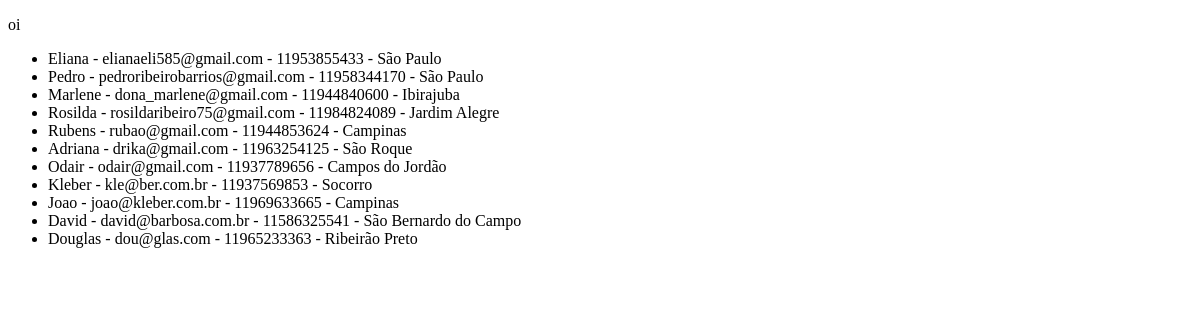
The page /teste/ on the database as committed earlier.
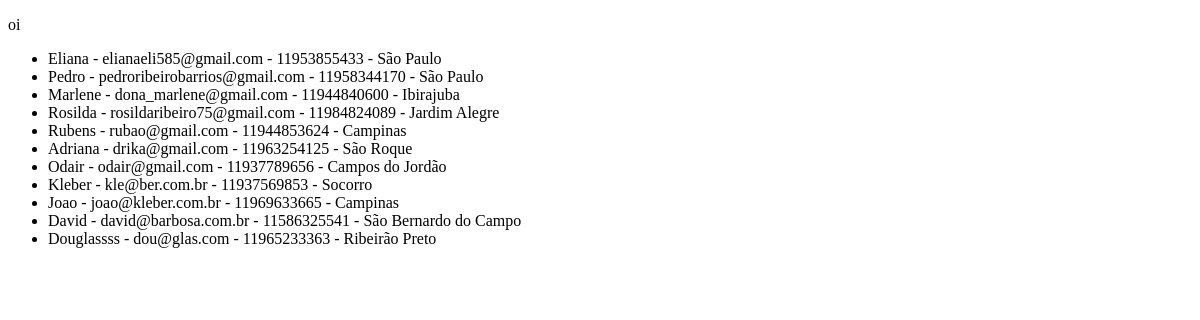
The same page on the database as committed later.
### firstapp/models.py (models this page shows, shortened)
class Cadastro_Clientes(models.Model):
    nome = models.CharField(max_length=40)
    email = models.EmailField()
    numero_celular = models.CharField(max_length=11)
    cidade = models.CharField(max_length=20)

### firstapp/views.py (the view)
# urls.py: path('teste/', views.pagina_teste),
def pagina_teste(request):
    cadastro = Cadastro_Clientes.objects.all()
    dados = {'cadastros': cadastro}
    return render(request, 'firstapp/html/teste.html', dados)

### firstapp/templates/firstapp/html/teste.html (shortened to what this page needs)
<!DOCTYPE html>
<html lang="en">
<head>
</head>
<body>
    <p>oi</p>
    <ul>
        {% for cadastro in cadastros %}
            <div>
                <li>{{ cadastro.nome }} - {{ cadastro.email }} - {{ cadastro.numero_celular}} - {{ cadastro.cidade }}</li>
            </div>
        {% endfor %}
    </ul>
</body>
</html>

Rows that differ between the two databases and show on the page:
changed Cadastro_Clientes "dou@glas.com": nome "Douglas" → "Douglassss"
